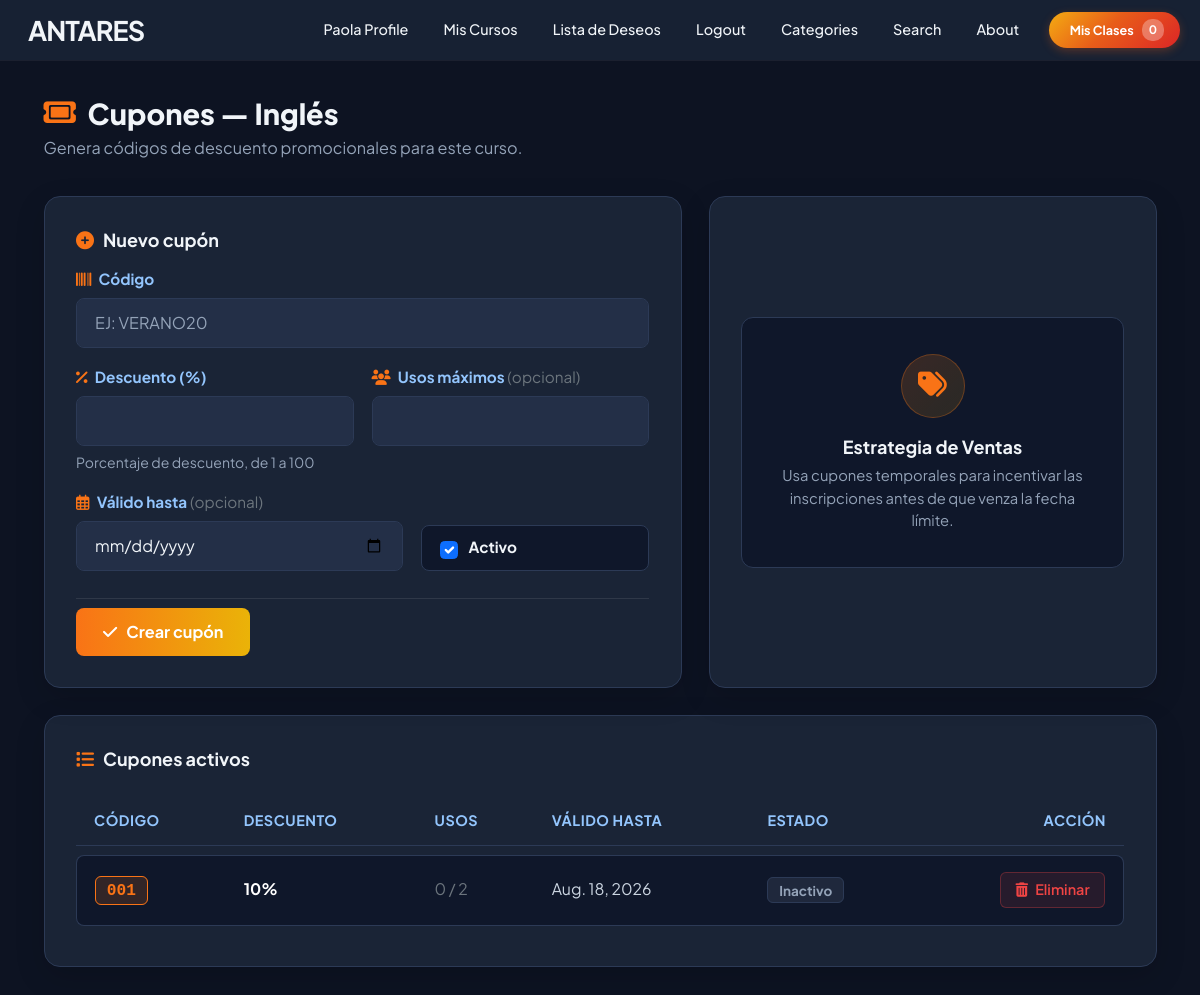
Screenshot of /product/13/coupons/ (signed in) with the database file from the repository.
### store/models.py (models this page shows, shortened)
class Product(models.Model):
    name = models.CharField(max_length=100)
    user = models.ForeignKey(User, on_delete=models.CASCADE)
    price = models.DecimalField(default=0, decimal_places=2, max_digits=6)
    category = models.ForeignKey(Category, on_delete=models.CASCADE, default=1)
    description = models.CharField(max_length=250, default='', blank=True, null=True)
    image = models.ImageField(upload_to='uploads/product')
    is_sale = models.BooleanField(default=False)
    sale_price = models.DecimalField(default=0, decimal_places=2, max_digits=6, null=True, blank=True)
    full_access_price = models.DecimalField(
        default=0, decimal_places=2, max_digits=6, null=True, blank=True,
        verbose_name="Precio de acceso a todas las clases de pago",
        help_text="Si lo dejas vacío, se usará el precio normal del curso"
    )
    pay_method = models.CharField(max_length=250, null=True)
    video = models.FileField(upload_to="video", null=True)
    created_day = models.DateTimeField(default=timezone.now)
    learning_points = models.TextField(
        blank=True, default='',
        verbose_name="Lo que aprenderás",
        help_text="Un punto por línea"
    )
    requirements = models.TextField(
        blank=True, default='',
        verbose_name="Requisitos previos",
        help_text="Un requisito por línea"
    )
    target_audience = models.TextField(
        blank=True, default='',
        verbose_name="Dirigido a",
        help_text="Un público por línea"
    )
    language = models.CharField(
        max_length=50, blank=True, default='Español',
        verbose_name="Idioma"
    )
    duration_minutes = models.PositiveIntegerField(
        default=0,
        verbose_name="Duración total (minutos)"
    )

class Coupon(models.Model):
    product = models.ForeignKey(Product, on_delete=models.CASCADE, related_name='coupons')
    code = models.CharField(max_length=30, unique=True, verbose_name="Código")
    discount_percent = models.PositiveSmallIntegerField(
        verbose_name="Descuento (%)",
        help_text="Porcentaje de descuento, de 1 a 100"
    )
    active = models.BooleanField(default=True)
    valid_until = models.DateField(null=True, blank=True, verbose_name="Válido hasta (opcional)")
    max_uses = models.PositiveIntegerField(null=True, blank=True, verbose_name="Usos máximos (opcional)")
    times_used = models.PositiveIntegerField(default=0)
    created_date = models.DateTimeField(auto_now_add=True)
    def es_valido(self):
        if not self.active:
            return False
        if self.valid_until and self.valid_until < timezone.now().date():
            return False
        if self.max_uses and self.times_used >= self.max_uses:
            return False
        return True

### store/views.py (the view, shortened to what this page needs)
# urls.py: path('product/<int:product_id>/coupons/', views.manage_coupons, name='manage_coupons'),
@login_required(login_url='login')
def manage_coupons(request, product_id):
    product = get_object_or_404(Product, id=product_id)
    if product.user != request.user and not request.user.is_superuser:
        messages.error(request, "No tienes permiso para gestionar cupones de este curso.")
        return redirect('index')
    form = CouponForm(request.POST or None)
    coupons = Coupon.objects.filter(product=product).order_by('-created_date')
    return render(request, 'manage_coupons.html', {'form': form, 'product': product, 'coupons': coupons})

### store/forms.py
class CouponForm(forms.ModelForm):
    class Meta:
        model = Coupon
        fields = ('code', 'discount_percent', 'valid_until', 'max_uses', 'active')
        widgets = {
            'code': forms.TextInput(attrs={'class': 'form-control text-uppercase', 'placeholder': 'Ej: VERANO20'}),
            'discount_percent': forms.NumberInput(attrs={'class': 'form-control', 'min': 1, 'max': 100}),
            'valid_until': forms.DateInput(attrs={'class': 'form-control', 'type': 'date'}),
            'max_uses': forms.NumberInput(attrs={'class': 'form-control', 'min': 1}),
            'active': forms.CheckboxInput(attrs={'class': 'form-check-input'}),
        }

### cart/cart.py (called while the page is built)
    def __len__(self):
        return len(self.cart)

### cart/context_processors.py (called while the page is built)
def cart(request):
    return {'cart': Cart(request)}

### store/templates/manage_coupons.html (shortened to what this page needs)
{% extends 'base.html' %}
{% load static %}
{% block extra_css %}
<link href="{% static 'css/manage_coupons.css' %}" rel="stylesheet">
{% endblock %}
{% block content %}
<div class="antares-coupons-page">
    <div class="container">
        <div class="page-header">
            <h1 class="page-title">
                <i class="fa-solid fa-ticket"></i> Cupones — {{ product.name }}
            </h1>
            <p class="page-subtitle">Genera códigos de descuento promocionales para este curso.</p>
        </div>
        <div class="row g-4 mb-4">
            <div class="col-lg-7">
                <div class="panel-card">
                    <h5 class="panel-title">
                        <i class="fa-solid fa-plus-circle me-2"></i>Nuevo cupón
                    </h5>
                    <form method="POST">
                        <div class="mb-3">
                            <label class="form-label-custom" for="{{ form.code.id_for_label }}">
                                <i class="fa-solid fa-barcode me-1"></i> Código
                            </label>
                            {{ form.code }}
                        </div>
                        <div class="row g-3 mb-3">
                            <div class="col-md-6">
                                <label class="form-label-custom" for="{{ form.discount_percent.id_for_label }}">
                                    <i class="fa-solid fa-percent me-1"></i> Descuento (%)
                                </label>
                                {{ form.discount_percent }}
                                <span class="form-hint">Porcentaje de descuento, de 1 a 100</span>
                            </div>
                            <div class="col-md-6">
                                <label class="form-label-custom" for="{{ form.max_uses.id_for_label }}">
                                    <i class="fa-solid fa-users me-1"></i> Usos máximos <span class="text-muted fw-normal">(opcional)</span>
                                </label>
                                {{ form.max_uses }}
                            </div>
                        </div>
                        <div class="row g-3 mb-4">
                            <div class="col-md-7">
                                <label class="form-label-custom" for="{{ form.valid_until.id_for_label }}">
                                    <i class="fa-regular fa-calendar-days me-1"></i> Válido hasta <span class="text-muted fw-normal">(opcional)</span>
                                </label>
                                {{ form.valid_until }}
                            </div>
                            <div class="col-md-5 d-flex align-items-end">
                                <label class="switch-active-wrapper w-100">
                                    {{ form.active }}
                                    <span>Activo</span>
                                </label>
                            </div>
                        </div>
                        <div class="pt-2 border-top border-secondary border-opacity-25">
                            <button type="submit" class="btn-crear-cupon">
                                <i class="fa-solid fa-check"></i> Crear cupón
                            </button>
                        </div>
                    </form>
                </div>
            </div>
            <div class="col-lg-5">
                <div class="panel-card h-100 d-flex flex-column justify-content-center">
                    <div class="promo-banner my-auto">
                        <div class="promo-icon">
                            <i class="fa-solid fa-tags"></i>
                        </div>
                        <h6>Estrategia de Ventas</h6>
                        <p>Usa cupones temporales para incentivar las inscripciones antes de que venza la fecha límite.</p>
                    </div>
                </div>
            </div>
        </div>
        <div class="panel-card">
            <h5 class="panel-title">
                <i class="fa-solid fa-list me-2"></i>Cupones activos
            </h5>
            <div class="table-responsive">
                <table class="table-custom">
                    <thead>
                        <tr>
                            <th>Código</th>
                            <th>Descuento</th>
                            <th>Usos</th>
                            <th>Válido hasta</th>
                            <th>Estado</th>
                            <th class="text-end">Acción</th>
                        </tr>
                    </thead>
                    <tbody>
                        {% for coupon in coupons %}
                        <tr>
                            <td><span class="badge-coupon">{{ coupon.code }}</span></td>
                            <td class="fw-bold text-white">{{ coupon.discount_percent }}%</td>
                            <td><span class="text-muted">{{ coupon.times_used }}{% if coupon.max_uses %} / {{ coupon.max_uses }}{% endif %}</span></td>
                            <td>{{ coupon.valid_until|default:"Sin límite" }}</td>
                            <td>
                                {% if coupon.es_valido %}
                                <span class="badge-status-active">Vigente</span>
                                {% else %}
                                <span class="badge-status-inactive">Inactivo</span>
                                {% endif %}
                            </td>
                            <td class="text-end">
                                <form method="POST" action="{% url 'eliminar_coupon' coupon.id %}" onsubmit="return confirm('¿Eliminar este cupón?');">
                                    <button type="submit" class="btn-eliminar">
                                        <i class="fa-solid fa-trash-can me-1"></i> Eliminar
                                    </button>
                                </form>
                            </td>
                        </tr>
                        {% empty %}
                        <tr class="empty-row"><td colspan="6">Aún no hay cupones para este curso.</td></tr>
                        {% endfor %}
                    </tbody>
                </table>
            </div>
        </div>
    </div>
</div>
{% endblock %}

### store/templates/navbar.html (shortened to what this page needs)
<nav class="nav-principal" id="navbarPrincipal">
    <div  class="contenedor-nav">
        <a class="nav-logo" href="{% url 'index' %}"> ANTARES</a>
        <div class="nav-colapso" id="navbarSupportedContent">
            <ul class="lista-nav">
                {% if user.is_authenticated %}
                <li class="item-desplegable">
                    <a class="nav-link-custom perfil-usuario" tabindex="0">{{request.user.username}} profile</a>
                </li>
                <li><a class="nav-link-custom {% if request.resolver_match.url_name == 'my_courses' %}activo{% endif %}" href="{% url 'my_courses' %}">Mis Cursos</a></li>
                <li><a class="nav-link-custom {% if request.resolver_match.url_name == 'wishlist' %}activo{% endif %}" href="{% url 'wishlist' %}">Lista de Deseos</a></li>
                <li><a class="nav-link-custom" href="{% url 'logout' %}">Logout</a></li>
                {% else %}
                <li><a class="nav-link-custom {% if request.resolver_match.url_name == 'login' %}activo{% endif %}" href="{% url 'login' %}">Login</a></li>
                <li><a class="nav-link-custom {% if request.resolver_match.url_name == 'register' %}activo{% endif %}" href="{% url 'register' %}">Register</a></li>
                {% endif %}
                <li class="item-desplegable">
                    <a class="nav-link-custom {% if request.resolver_match.url_name == 'category' or request.resolver_match.url_name == 'category_summary' %}activo{% endif %}" tabindex="0">Categories</a>
                </li>
                <li><a class="nav-link-custom {% if request.resolver_match.url_name == 'search' %}activo{% endif %}" href="{% url 'search' %}">Search</a></li>
                <li><a class="nav-link-custom {% if request.resolver_match.url_name == 'about' %}activo{% endif %}" href="{% url 'about' %}">About</a></li>
            </ul>
            <form class="form-carrito">
                <a href="{% url 'cart_summary' %}" class="boton-carrito">
                    <i class="icono-carrito">&nbsp;&nbsp;Mis Clases</i>
                    <span class="contador-badge" id="cart_quantity">{{ cart|length }}</span>
                </a>
            </form>
        </div>
    </div>
</nav>

### static/css/variables.css (style rules this page uses)
:root { --rojo: #dc2626; --rojo-hover: #b91c1c; --azul: #1e40af; --azul-claro: #3b82f6; --azul-dark: #1d3557; --amarillo: #f4ac12; --naranja: #e85d19; --gris-oscuro: #1e293b; --gris: #64748b; --gris-claro: #f1f5f9; --blanco: #ffffff; --bg-dark-hero: #0d1322; --gradient-brand: linear-gradient(135deg, var(--amarillo) 0%, var(--naranja) 45%, var(--rojo) 100%); --radius: 12px; --shadow-sm: 0 2px 4px rgba(0,0,0,0.04); --shadow-md: 0 10px 25px -5px rgba(15,23,42,0.12); --shadow-lg: 0 15px 50px rgba(0,0,0,0.12); --page-bg: #0d1322; --surface-bg: #1a2436; --surface-bg-alt: #232f47; --border-soft: #2c3a56; --text-strong: #f1f5f9; --text-body: #cbd5e1; --text-muted-soft: #94a3b8; }
html { font-size: 18px; }
body { font-family: 'Plus Jakarta Sans', sans-serif; background-color: var(--page-bg); color: var(--text-body); }
.form-control, .form-select { background-color: var(--surface-bg-alt); color: var(--text-strong); border-color: var(--border-soft); }

### static/css/navbar.css (style rules this page uses)
.nav-principal { background-color: rgba(26, 36, 54, 0.88); backdrop-filter: blur(10px); -webkit-backdrop-filter: blur(10px); position: fixed; top: 0; left: 0; width: 100%; z-index: 1000; padding: 0; font-family: 'Plus Jakarta Sans', sans-serif; box-shadow: 0 1px 0 rgba(255,255,255,0.06); height: 60px; transition: box-shadow 0.3s ease, background-color 0.3s ease; }
.contenedor-nav { max-width: 1200px; margin: 0 auto; display: flex; justify-content: space-between; align-items: center; padding: 0 20px; height: 60px; }
.nav-logo { display: flex; align-items: center; gap: 8px; color: var(--text-strong); font-size: 1.5rem; font-weight: bold; text-decoration: none; letter-spacing: -1px; }
.nav-colapso { display: flex; align-items: center; gap: 15px; }
.lista-nav { display: flex; list-style: none; margin: 0; padding: 0; gap: 5px; }
.nav-link-custom { position: relative; color: var(--text-strong); text-decoration: none; padding: 10px 15px; display: block; font-weight: 500; transition: color 0.3s, background-color 0.3s; cursor: pointer; border-radius: 4px; font-size: 0.8rem; }
.nav-link-custom::after { content: ""; position: absolute; left: 15px; right: 15px; bottom: 4px; height: 2px; border-radius: 2px; background: var(--gradient-brand); transform: scaleX(0); transform-origin: left; transition: transform 0.25s ease; }
.perfil-usuario { text-transform: capitalize; }
.item-desplegable { position: relative; }
.boton-carrito { background: var(--gradient-brand); border: none; color: #ffffff; padding: 7px 16px; border-radius: 50px; text-decoration: none; font-weight: bold; font-size: 0.7rem; display: flex; align-items: center; box-shadow: 0 3px 10px rgba(232, 93, 25, 0.3); transition: all 0.3s ease; }
.icono-carrito { font-style: normal; }
.contador-badge { background: rgba(255, 255, 255, 0.3); color: white; padding: 2px 7px; border-radius: 10px; margin-left: 8px; font-size: 0.65rem; }

### rows the page displays
Product: name "Inglés"
Coupon: code "001", discount_percent "10", times_used "0", max_uses "2", valid_until "Aug. 18, 2026", active "Inactivo"

### other values shown
{{ request.user.username }} "Paola"
{{ cart|length }} "0"
